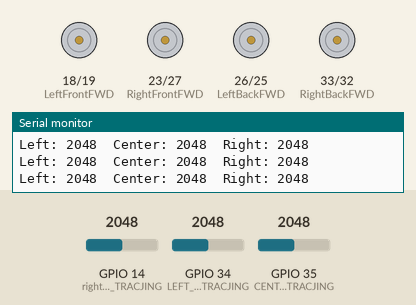
Bench run of a sketch on a simulated ESP32. Shown: motor-driver pin pairs drawn as motors (green arrow = first pin HIGH = forward, orange = second pin HIGH = backward, longer = more drive), the last lines printed to the serial monitor. The inputs (shaded band) are chosen by the test bench; at power-on: GPIO 14 (right_LINE_TRACJING) = 2048, GPIO 34 (LEFT_LINE_TRACJING) = 2048, GPIO 35 (CENTER_LINE_TRACJING) = 2048.

Above: at 1.2 s.
1.3 s: GPIO 14 (right_LINE_TRACJING) set to 211
2.8 s: GPIO 14 (right_LINE_TRACJING) set to 182
At 4.0 s:
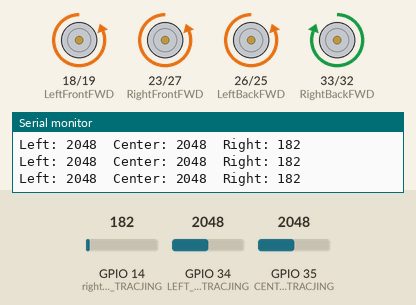
4.3 s: GPIO 34 (LEFT_LINE_TRACJING) set to 209
5.8 s: GPIO 34 (LEFT_LINE_TRACJING) set to 191
At 7.0 s:
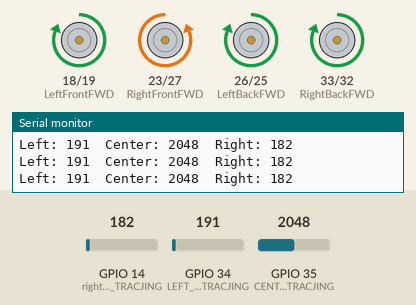
7.3 s: GPIO 14 (right_LINE_TRACJING) set to 491
At 8.5 s:
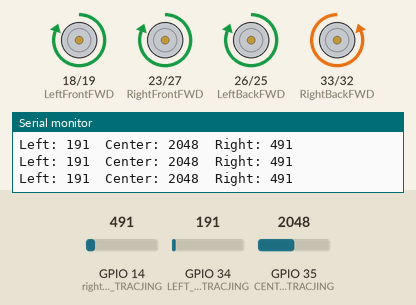
8.8 s: GPIO 14 (right_LINE_TRACJING) set to 0
At 9.9 s:
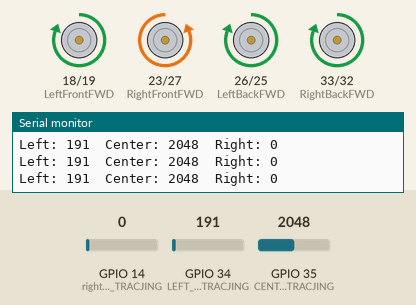
Timing chart, 0 to 11.3 s (numbered marks = the images above; inputs shaded):
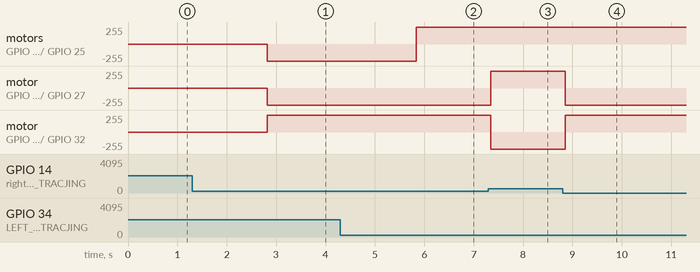

The sketch:

4_Infrared_patrol_line.ino
```cpp
#define LEFT_LINE_TRACJING      34
#define CENTER_LINE_TRACJING    35
#define right_LINE_TRACJING     14
//右
#define RightFrontFWD 23
#define RightFrontBWD 27
#define RightBackFWD  33
#define RightBackBWD  32

//左
#define LeftFrontFWD 18
#define LeftFrontBWD 19
#define LeftBackFWD  26
#define LeftBackBWD  25

int Left_Tra_Value;
int Center_Tra_Value;
int Right_Tra_Value;

int Black_Line = 200;

int motorSpeed = 1;

void moveForward(int motorSpeed) {
  //前进
  digitalWrite(RightFrontBWD, motorSpeed); // 右前，前转，使用PWM控制速度
  digitalWrite(RightFrontFWD, 0);       // 如果RightFrontFWD不是PWM引脚，则设为低电平
  digitalWrite(RightBackBWD, 0);  // 右后，前转，使用PWM控制速度
  digitalWrite(RightBackFWD, motorSpeed);  // 如果RightBackBWD不是PWM引脚，则设为低电平

  digitalWrite(LeftFrontFWD, motorSpeed);  // 左前，前转，使用PWM控制速度
  digitalWrite(LeftFrontBWD, 0);        // 如果LeftFrontBWD不是PWM引脚，则设为低电平
  digitalWrite(LeftBackBWD, 0);   // 左后，前转，使用PWM控制速度
  digitalWrite(LeftBackFWD, motorSpeed);    // 如果LeftBackBWD不是PWM引脚，则设为低电平
}

void rotateLeft(int motorSpeed) {
  //左转
  digitalWrite(RightFrontBWD, motorSpeed); // 右前轮，前退方向，利用PWM进行速度调控
  digitalWrite(RightFrontFWD, LOW); // 若RightFrontFWD不支持PWM，则设为低电平
  digitalWrite(RightBackFWD, motorSpeed); // 右后轮，前进方向，利用PWM进行速度调控
  digitalWrite(RightBackBWD, LOW); // 若RightBackBWD不支持PWM，则设为低电平

  digitalWrite(LeftFrontBWD, motorSpeed); // 左前轮，后进方向，利用PWM进行速度调控
  digitalWrite(LeftFrontFWD, LOW); // 若LeftFrontBWD不支持PWM，则设为低电平
  digitalWrite(LeftBackBWD, motorSpeed); // 左后轮，后退方向，利用PWM进行速度调控
  digitalWrite(LeftBackFWD, LOW); // 若LeftBackFWD不支持PWM，则设为低电平
}

void rotateRight(int motorSpeed) {
  //右转
  digitalWrite(RightFrontFWD, motorSpeed); // 右前轮，后进方向，利用PWM进行速度调控
  digitalWrite(RightFrontBWD, LOW);
  digitalWrite(RightBackBWD, motorSpeed); // 右后轮，后退方向，利用PWM进行速度调控
  digitalWrite(RightBackFWD, LOW); // 若RightBackFWD不支持PWM，则设为低电平

  digitalWrite(LeftFrontFWD, motorSpeed); // 左前轮，前退方向，利用PWM进行速度调控
  digitalWrite(LeftFrontBWD, LOW); // 若LeftFrontFWD不支持PWM，则设为低电平
  digitalWrite(LeftBackFWD, motorSpeed); // 左后轮，前进方向，利用PWM进行速度调控
  digitalWrite(LeftBackBWD, LOW); // 若LeftBackBWD不支持PWM，则设为低电平
}

void stopMoving() {
  //停止
  digitalWrite(RightFrontFWD, 0);
  digitalWrite(RightFrontBWD, 0);
  digitalWrite(RightBackFWD, 0);
  digitalWrite(RightBackBWD, 0);
  digitalWrite(LeftFrontFWD, 0);
  digitalWrite(LeftFrontBWD, 0);
  digitalWrite(LeftBackFWD, 0);
  digitalWrite(LeftBackBWD, 0);
}

void setup() {
  // put your setup code here, to run once:
  Serial.begin(115200);
  pinMode(LEFT_LINE_TRACJING, INPUT);
  pinMode(CENTER_LINE_TRACJING, INPUT);
  pinMode(right_LINE_TRACJING, INPUT);

  pinMode(RightFrontFWD, OUTPUT);
  pinMode(RightFrontBWD, OUTPUT);
  pinMode(RightBackFWD, OUTPUT);
  pinMode(RightBackBWD, OUTPUT);
  pinMode(LeftFrontFWD, OUTPUT);
  pinMode(LeftFrontBWD, OUTPUT);
  pinMode(LeftBackFWD, OUTPUT);
  pinMode(LeftBackBWD, OUTPUT);

}

void loop() {
  // put your main code here, to run repeatedly:
  Left_Tra_Value = analogRead(LEFT_LINE_TRACJING);
  Center_Tra_Value = analogRead(CENTER_LINE_TRACJING);
  Right_Tra_Value = analogRead(right_LINE_TRACJING);
  Serial.print("Left: ");
  Serial.print(Left_Tra_Value);
  Serial.print("\tCenter: ");
  Serial.print(Center_Tra_Value);
  Serial.print("\tRight: ");
  Serial.println(Right_Tra_Value);
  if (Left_Tra_Value < Black_Line && Center_Tra_Value >= Black_Line && Right_Tra_Value < Black_Line)
    {
       moveForward(motorSpeed);
    }

    if (Left_Tra_Value >= Black_Line && Left_Tra_Value > Right_Tra_Value)
    {
      rotateLeft(motorSpeed);//左移
    }

    if (Right_Tra_Value >= Black_Line && Right_Tra_Value > Left_Tra_Value)
    {
      rotateRight(motorSpeed);//右移
    }

    if (Left_Tra_Value >= Black_Line && Center_Tra_Value >= Black_Line && Right_Tra_Value >= Black_Line)
    {
      stopMoving();
    }

    if (Left_Tra_Value < Black_Line && Center_Tra_Value < Black_Line && Right_Tra_Value < Black_Line)
      {
        stopMoving();
      }

    delay(100);
}
```

Measured:
- the behaviour switches between 200 and 199 on GPIO 14 (right_LINE_TRACJING) (found by bisection; images 0 and 1)
- the behaviour switches between 200 and 199 on GPIO 34 (LEFT_LINE_TRACJING) (found by bisection; images 1 and 2)
- after the input at 2.8 s, motor on GPIO 18 (LeftFrontFWD) / GPIO 19 (LeftFrontBWD), motor on GPIO 23 (RightFrontFWD) / GPIO 27 (RightFrontBWD), motor on GPIO 26 (LeftBackFWD) / GPIO 25 (LeftBackBWD): stopped → backward 255/255 at once; motor on GPIO 33 (RightBackFWD) / GPIO 32 (RightBackBWD): stopped → forward 255/255 at once
- after the input at 5.8 s, motor on GPIO 18 (LeftFrontFWD) / GPIO 19 (LeftFrontBWD), motor on GPIO 26 (LeftBackFWD) / GPIO 25 (LeftBackBWD): backward 255/255 → forward 255/255 at once
- after the input at 7.3 s, motor on GPIO 23 (RightFrontFWD) / GPIO 27 (RightFrontBWD): backward 255/255 → forward 255/255 after 0.05 s; motor on GPIO 33 (RightBackFWD) / GPIO 32 (RightBackBWD): forward 255/255 → backward 255/255 after 0.05 s
- after the input at 8.8 s, motor on GPIO 23 (RightFrontFWD) / GPIO 27 (RightFrontBWD): forward 255/255 → backward 255/255 after 0.05 s; motor on GPIO 33 (RightBackFWD) / GPIO 32 (RightBackBWD): backward 255/255 → forward 255/255 after 0.05 s
